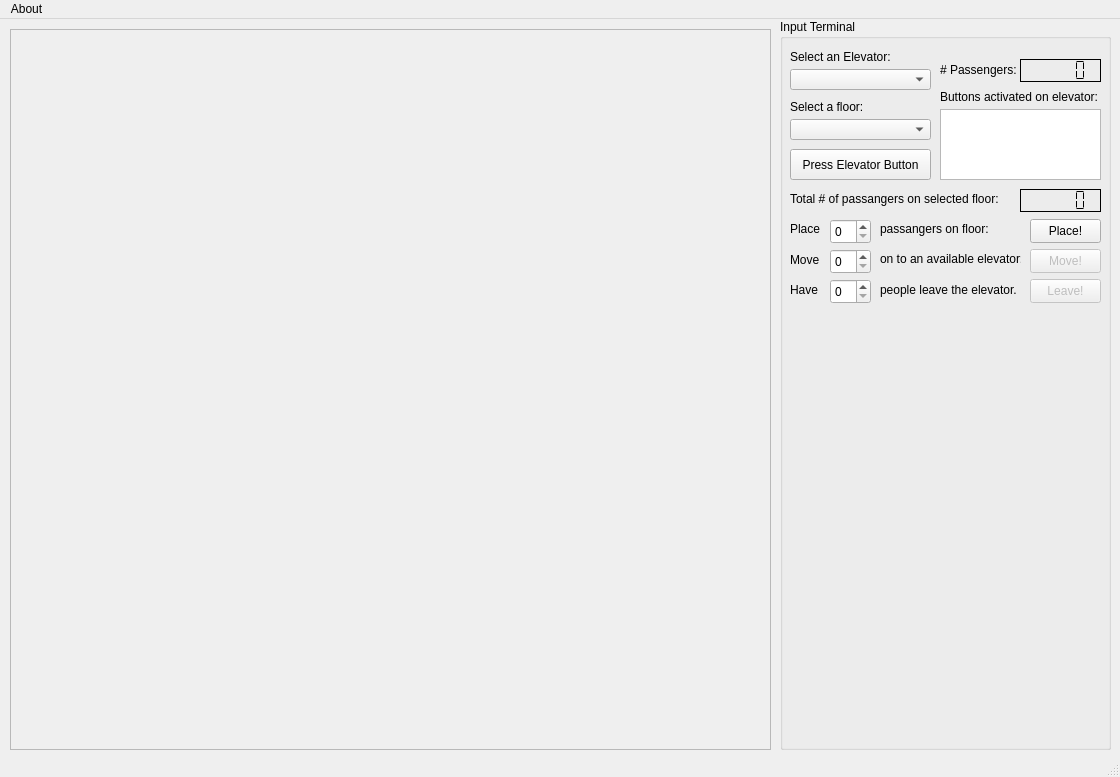
<?xml version="1.0" encoding="UTF-8"?>
<ui version="4.0">
 <class>MainWindow</class>
 <widget class="QMainWindow" name="MainWindow">
  <property name="geometry">
   <rect>
    <x>0</x>
    <y>0</y>
    <width>1120</width>
    <height>777</height>
   </rect>
  </property>
  <property name="windowTitle">
   <string>MainWindow</string>
  </property>
  <widget class="QWidget" name="centralwidget">
   <widget class="QGroupBox" name="InputTerminal">
    <property name="geometry">
     <rect>
      <x>780</x>
      <y>0</y>
      <width>331</width>
      <height>731</height>
     </rect>
    </property>
    <property name="title">
     <string>Input Terminal</string>
    </property>
    <widget class="QComboBox" name="comboElevatorBox">
     <property name="geometry">
      <rect>
       <x>10</x>
       <y>50</y>
       <width>141</width>
       <height>21</height>
      </rect>
     </property>
    </widget>
    <widget class="QLabel" name="label_1">
     <property name="geometry">
      <rect>
       <x>10</x>
       <y>30</y>
       <width>141</width>
       <height>16</height>
      </rect>
     </property>
     <property name="text">
      <string>Select an Elevator:</string>
     </property>
    </widget>
    <widget class="QTextBrowser" name="textBrowserButtonsPressed">
     <property name="geometry">
      <rect>
       <x>160</x>
       <y>90</y>
       <width>161</width>
       <height>71</height>
      </rect>
     </property>
    </widget>
    <widget class="QComboBox" name="comboFloorBox">
     <property name="geometry">
      <rect>
       <x>10</x>
       <y>100</y>
       <width>141</width>
       <height>21</height>
      </rect>
     </property>
    </widget>
    <widget class="QLabel" name="label_2">
     <property name="geometry">
      <rect>
       <x>10</x>
       <y>80</y>
       <width>141</width>
       <height>16</height>
      </rect>
     </property>
     <property name="text">
      <string>Select a floor:</string>
     </property>
    </widget>
    <widget class="QLabel" name="label_3">
     <property name="geometry">
      <rect>
       <x>160</x>
       <y>70</y>
       <width>161</width>
       <height>16</height>
      </rect>
     </property>
     <property name="text">
      <string>Buttons activated on elevator:</string>
     </property>
    </widget>
    <widget class="QPushButton" name="pushElevatorButton">
     <property name="geometry">
      <rect>
       <x>10</x>
       <y>130</y>
       <width>141</width>
       <height>31</height>
      </rect>
     </property>
     <property name="text">
      <string>Press Elevator Button</string>
     </property>
    </widget>
    <widget class="QLCDNumber" name="passengerNumber">
     <property name="geometry">
      <rect>
       <x>240</x>
       <y>40</y>
       <width>81</width>
       <height>23</height>
      </rect>
     </property>
     <property name="frameShadow">
      <enum>QFrame::Plain</enum>
     </property>
     <property name="segmentStyle">
      <enum>QLCDNumber::Flat</enum>
     </property>
    </widget>
    <widget class="QLabel" name="label_4">
     <property name="geometry">
      <rect>
       <x>160</x>
       <y>40</y>
       <width>81</width>
       <height>21</height>
      </rect>
     </property>
     <property name="text">
      <string># Passengers:</string>
     </property>
    </widget>
    <widget class="QSpinBox" name="spinBoxPlace">
     <property name="geometry">
      <rect>
       <x>50</x>
       <y>200</y>
       <width>41</width>
       <height>25</height>
      </rect>
     </property>
    </widget>
    <widget class="QLabel" name="label">
     <property name="geometry">
      <rect>
       <x>10</x>
       <y>200</y>
       <width>31</width>
       <height>20</height>
      </rect>
     </property>
     <property name="text">
      <string>Place </string>
     </property>
    </widget>
    <widget class="QLabel" name="label_5">
     <property name="geometry">
      <rect>
       <x>100</x>
       <y>200</y>
       <width>111</width>
       <height>20</height>
      </rect>
     </property>
     <property name="text">
      <string>passangers on floor: </string>
     </property>
    </widget>
    <widget class="QPushButton" name="pushPlaceButton">
     <property name="geometry">
      <rect>
       <x>250</x>
       <y>200</y>
       <width>71</width>
       <height>24</height>
      </rect>
     </property>
     <property name="text">
      <string>Place!</string>
     </property>
    </widget>
    <widget class="QLabel" name="label_6">
     <property name="geometry">
      <rect>
       <x>10</x>
       <y>170</y>
       <width>221</width>
       <height>20</height>
      </rect>
     </property>
     <property name="text">
      <string>Total # of passangers on selected floor:</string>
     </property>
    </widget>
    <widget class="QLCDNumber" name="passangerOnFloorNumber">
     <property name="geometry">
      <rect>
       <x>240</x>
       <y>170</y>
       <width>81</width>
       <height>23</height>
      </rect>
     </property>
     <property name="frameShadow">
      <enum>QFrame::Plain</enum>
     </property>
     <property name="segmentStyle">
      <enum>QLCDNumber::Flat</enum>
     </property>
    </widget>
    <widget class="QLabel" name="label_7">
     <property name="geometry">
      <rect>
       <x>10</x>
       <y>230</y>
       <width>49</width>
       <height>21</height>
      </rect>
     </property>
     <property name="text">
      <string>Move </string>
     </property>
    </widget>
    <widget class="QSpinBox" name="spinBoxMove">
     <property name="geometry">
      <rect>
       <x>50</x>
       <y>230</y>
       <width>41</width>
       <height>25</height>
      </rect>
     </property>
    </widget>
    <widget class="QLabel" name="label_8">
     <property name="geometry">
      <rect>
       <x>100</x>
       <y>230</y>
       <width>141</width>
       <height>20</height>
      </rect>
     </property>
     <property name="text">
      <string>on to an available elevator: </string>
     </property>
    </widget>
    <widget class="QPushButton" name="pushMoveButton">
     <property name="enabled">
      <bool>false</bool>
     </property>
     <property name="geometry">
      <rect>
       <x>250</x>
       <y>230</y>
       <width>71</width>
       <height>24</height>
      </rect>
     </property>
     <property name="text">
      <string>Move!</string>
     </property>
    </widget>
    <widget class="QLabel" name="label_9">
     <property name="geometry">
      <rect>
       <x>100</x>
       <y>260</y>
       <width>141</width>
       <height>21</height>
      </rect>
     </property>
     <property name="text">
      <string>people leave the elevator.</string>
     </property>
    </widget>
    <widget class="QSpinBox" name="spinBoxLeaveElevator">
     <property name="geometry">
      <rect>
       <x>50</x>
       <y>260</y>
       <width>41</width>
       <height>25</height>
      </rect>
     </property>
    </widget>
    <widget class="QLabel" name="label_10">
     <property name="geometry">
      <rect>
       <x>10</x>
       <y>260</y>
       <width>31</width>
       <height>21</height>
      </rect>
     </property>
     <property name="text">
      <string>Have</string>
     </property>
    </widget>
    <widget class="QPushButton" name="pushButton">
     <property name="enabled">
      <bool>false</bool>
     </property>
     <property name="geometry">
      <rect>
       <x>250</x>
       <y>260</y>
       <width>71</width>
       <height>24</height>
      </rect>
     </property>
     <property name="text">
      <string>Leave!</string>
     </property>
    </widget>
   </widget>
   <widget class="QScrollArea" name="elevatorScrollArea">
    <property name="geometry">
     <rect>
      <x>10</x>
      <y>10</y>
      <width>761</width>
      <height>721</height>
     </rect>
    </property>
    <property name="widgetResizable">
     <bool>true</bool>
    </property>
    <widget class="QWidget" name="scrollAreaWidgetContents">
     <property name="geometry">
      <rect>
       <x>0</x>
       <y>0</y>
       <width>759</width>
       <height>719</height>
      </rect>
     </property>
    </widget>
   </widget>
  </widget>
  <widget class="QMenuBar" name="menubar">
   <property name="geometry">
    <rect>
     <x>0</x>
     <y>0</y>
     <width>1120</width>
     <height>21</height>
    </rect>
   </property>
   <widget class="QMenu" name="menufile">
    <property name="title">
     <string>About</string>
    </property>
    <addaction name="actionabout"/>
    <addaction name="actionStudent_101233520"/>
   </widget>
   <addaction name="menufile"/>
  </widget>
  <widget class="QStatusBar" name="statusbar"/>
  <action name="actionabout">
   <property name="text">
    <string>Made by Sibte Kazmi</string>
   </property>
  </action>
  <action name="actionStudent_101233520">
   <property name="text">
    <string>Student #101233520</string>
   </property>
  </action>
 </widget>
 <resources/>
 <connections/>
</ui>
